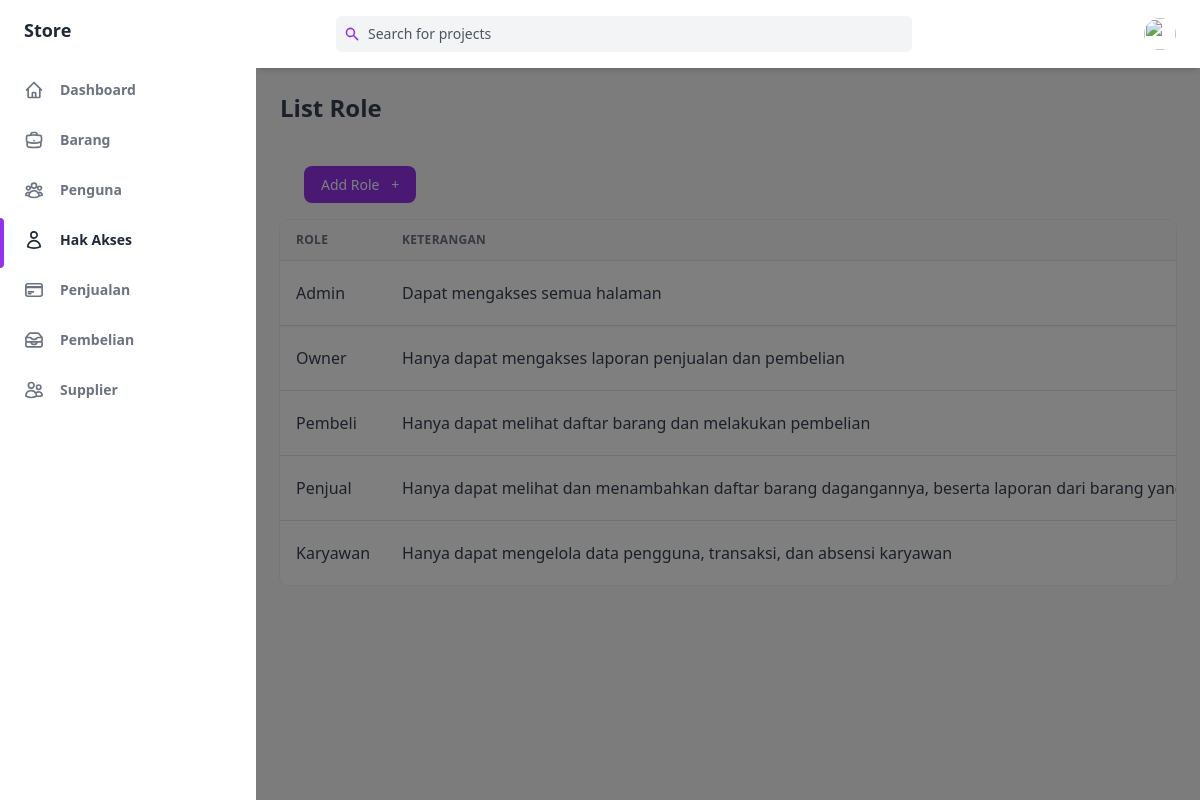
/public/role, run on the app's committed database.
### tables this page shows
CREATE TABLE `HakAkses` (
  `IdAkses` int(50) NOT NULL,
  `NamaAkses` varchar(250) NOT NULL,
  `Keterangan` varchar(250) NOT NULL
);

### app/core/Controller.php (called while the page is built, shortened)
<?php
class Controller
{
    public function view($view, $data = [])
    {
        require_once '../app/views/' . $view . '.php';
    }
    public function model($model)
    {
        return new $model;
    }
}

### app/controllers/Role.php (called while the page is built, shortened)
<?php
class Role extends Controller
{
    public function index()
    {
        $data['judul'] = 'List Role';
        $data['role'] = $this->model('role_model')->getAllRole();
        $this->view('role/index', $data);
    }
}

### app/core/App.php (called while the page is built, shortened)
<?php
class App
{
   protected $method = 'index';
   protected $params = [];
   public function __construct()
   {
      $this->controller = new $this->controller;
      call_user_func_array([$this->controller, $this->method], $this->params);
   }
}

### public/index.php (called while the page is built, shortened)
<?php
$app = new App;

### app/core/Database.php (called while the page is built, shortened)
<?php
class Database
{
    private $host = DB_HOST;
    private $user = DB_USER;
    private $pass = DB_PASS;
    private $db_name = DB_NAME;
    private $dbh;
    private $stmt;
    public function __construct()
    {
        $dsn = 'mysql:host=' . $this->host . ';dbname=' . $this->db_name;
        $option = [
            PDO::ATTR_PERSISTENT => true,
            PDO::ATTR_ERRMODE => PDO::ERRMODE_EXCEPTION
        ];
        try {
            $this->dbh = new PDO($dsn, $this->user, $this->pass, $option);
        } catch (PDOException $error) {
            die($error->getMessage());
        }
    }
    public function query($query)
    {
        $this->stmt = $this->dbh->prepare($query);
    }
    public function execute()
    {
        $this->stmt->execute();
    }
    public function resultSet()
    {
        $this->execute();
        return $this->stmt->fetchAll(PDO::FETCH_ASSOC);
    }
}

### app/models/role_model.php (called while the page is built, shortened)
<?php
class role_model
{
    private $table = 'HakAkses';
    private $db;
    public function __construct()
    {
        $this->db = new Database;
    }
    public function getAllRole()
    {
        $this->db->query('SELECT * FROM ' . $this->table);
        return $this->db->resultSet();
    }
}

### app/views/role/index.php (the view, shortened to what this page needs)
<div class="flex h-screen bg-gray-50 dark:bg-gray-900" :class="{ 'overflow-hidden': isSideMenuOpen}">
    <aside class="z-20 flex-shrink-0 hidden w-64 overflow-y-auto bg-white dark:bg-gray-800 md:block">
        <div class="py-4 text-gray-500 dark:text-gray-400">
            <a class="ml-6 text-lg font-bold text-gray-800 dark:text-gray-200" href="#">
                Store
            </a>
            <ul class="mt-6">
                <li class="relative px-6 py-3">
                    <a class="inline-flex items-center w-full text-sm font-semibold transition-colors duration-150 hover:text-gray-800 dark:hover:text-gray-200" href="<?= ROUTE_URL ?>/home">
                        <span class="ml-4">Dashboard</span>
                    </a>
                </li>
            </ul>
            <ul>
                <li class="relative px-6 py-3">
                    <a class="inline-flex items-center w-full text-sm font-semibold transition-colors duration-150 hover:text-gray-800 dark:hover:text-gray-200" href="<?= ROUTE_URL ?>/barang">
                        <span class="ml-4">Barang</span>
                    </a>
                </li>
                <li class="relative px-6 py-3">
                    <a class="inline-flex items-center w-full text-sm font-semibold transition-colors duration-150 hover:text-gray-800 dark:hover:text-gray-200" href="<?= ROUTE_URL ?>/pengguna">
                        <span class="ml-4">Penguna</span>
                    </a>
                </li>
                <li class="relative px-6 py-3">
                    <span class="absolute inset-y-0 left-0 w-1 bg-purple-600 rounded-tr-lg rounded-br-lg"></span>
                    <a class="inline-flex items-center w-full text-sm font-semibold transition-colors duration-150 text-gray-800 dark:text-gray-100 hover:text-gray-800 dark:hover:text-gray-200" href="<?= ROUTE_URL ?>/role">
                        <span class="ml-4">Hak Akses</span>
                    </a>
                </li>
                <li class="relative px-6 py-3">
                    <a class="inline-flex items-center w-full text-sm font-semibold transition-colors duration-150 hover:text-gray-800 dark:hover:text-gray-200" href="<?= ROUTE_URL ?>/penjualan">
                        <span class="ml-4">Penjualan</span>
                    </a>
                </li>
                <li class="relative px-6 py-3">
                    <a class="inline-flex items-center w-full text-sm font-semibold transition-colors duration-150 hover:text-gray-800 dark:hover:text-gray-200" href="<?= ROUTE_URL ?>/pembelian">
                        <span class="ml-4">Pembelian</span>
                    </a>
                </li>
                <li class="relative px-6 py-3">
                    <a class="inline-flex items-center w-full text-sm font-semibold transition-colors duration-150 hover:text-gray-800 dark:hover:text-gray-200" href="<?= ROUTE_URL ?>/supplier">
                        <span class="ml-4">Supplier</span>
                    </a>
                </li>
            </ul>
        </div>
    </aside>
    <div x-show="isSideMenuOpen" x-transition:enter="transition ease-in-out duration-150" x-transition:enter-start="opacity-0" x-transition:enter-end="opacity-100" x-transition:leave="transition ease-in-out duration-150" x-transition:leave-start="opacity-100" x-transition:leave-end="opacity-0" class="fixed inset-0 z-10 flex items-end bg-black bg-opacity-50 sm:items-center sm:justify-center"></div>
    <div class="flex flex-col flex-1 w-full">
        <header class="z-10 py-4 bg-white shadow-md dark:bg-gray-800">
            <div class="container flex items-center justify-between h-full px-6 mx-auto text-purple-600 dark:text-purple-300">
                <div class="flex justify-center flex-1 lg:mr-32">
                    <div class="relative w-full max-w-xl mr-6 focus-within:text-purple-500">
                        <div class="absolute inset-y-0 flex items-center pl-2">
                            <svg class="w-4 h-4" aria-hidden="true" fill="currentColor" viewBox="0 0 20 20">
                                <path fill-rule="evenodd" d="M8 4a4 4 0 100 8 4 4 0 000-8zM2 8a6 6 0 1110.89 3.476l4.817 4.817a1 1 0 01-1.414 1.414l-4.816-4.816A6 6 0 012 8z" clip-rule="evenodd"></path>
                            </svg>
                        </div>
                        <input class="w-full pl-8 pr-2 text-sm text-gray-700 placeholder-gray-600 bg-gray-100 border-0 rounded-md dark:placeholder-gray-500 dark:focus:shadow-outline-gray dark:focus:placeholder-gray-600 dark:bg-gray-700 dark:text-gray-200 focus:placeholder-gray-500 focus:bg-white focus:border-purple-300 focus:outline-none focus:shadow-outline-purple form-input" type="text" placeholder="Search for projects" aria-label="Search" />
                    </div>
                </div>
                <ul class="flex items-center flex-shrink-0 space-x-6">
                    <li class="relative">
                        <button class="align-middle rounded-full focus:shadow-outline-purple focus:outline-none" @click="toggleProfileMenu" @keydown.escape="closeProfileMenu" aria-label="Account" aria-haspopup="true">
                            <img class="object-cover w-8 h-8 rounded-full" src="https://images.unsplash.com/photo-1502378735452-bc7d86632805?ixlib=rb-0.3.5&q=80&fm=jpg&crop=entropy&cs=tinysrgb&w=200&fit=max&s=aa3a807e1bbdfd4364d1f449eaa96d82" alt="" aria-hidden="true" />
                        </button>
                    </li>
                </ul>
            </div>
        </header>
        <main class="h-full pb-16 overflow-y-auto">
            <div class="container grid px-6 mx-auto">
                <h2 class="my-6 text-2xl font-semibold text-gray-700 dark:text-gray-200">
                    List Role
                </h2>
                <div class="px-6 my-6">
                    <a href="<?= ROUTE_URL ?>/role/create" class="items-center justify-between px-4 py-2 text-sm font-medium leading-5 text-white transition-colors duration-150 bg-purple-600 border border-transparent rounded-lg active:bg-purple-600 hover:bg-purple-700 focus:outline-none focus:shadow-outline-purple">
                        Add Role
                        <span class="ml-2" aria-hidden="true">+</span>
                    </a>
                </div>
                <div class="w-full overflow-hidden rounded-lg shadow-xs">
                    <div class="w-full overflow-x-auto">
                        <table class="w-full whitespace-no-wrap">
                            <thead>
                                <tr class="text-xs font-semibold tracking-wide text-left text-gray-500 uppercase border-b dark:border-gray-700 bg-gray-50 dark:text-gray-400 dark:bg-gray-800">
                                    <th class="px-4 py-3">Role</th>
                                    <th class="px-4 py-3">Keterangan</th>
                                </tr>
                            </thead>
                            <tbody class="bg-white divide-y dark:divide-gray-700 dark:bg-gray-800">
                                <?php foreach ($data['role'] as $role) : ?>
                                    <tr class="text-gray-700 dark:text-gray-400">
                                        <td class="px-4 py-3"><?= $role['NamaAkses']; ?> </td>
                                        <td class="px-4 py-3"><?= $role['Keterangan']; ?> </td>
                                    </tr>
                                <?php endforeach; ?>
                            </tbody>
                        </table>
                    </div>
                </div>
            </div>
        </main>
    </div>
</div>

### data on the page
hakakses: NamaAkses "Admin", Keterangan "Dapat mengakses semua halaman"
hakakses: NamaAkses "Owner", Keterangan "Hanya dapat mengakses laporan penjualan dan pembelian"
hakakses: NamaAkses "Pembeli", Keterangan "Hanya dapat melihat daftar barang dan melakukan pembelian"
hakakses: NamaAkses "Penjual", Keterangan "Hanya dapat melihat dan menambahkan daftar barang dagangannya, beserta laporan dari barang…"
hakakses: NamaAkses "Karyawan", Keterangan "Hanya dapat mengelola data pengguna, transaksi, dan absensi karyawan"
